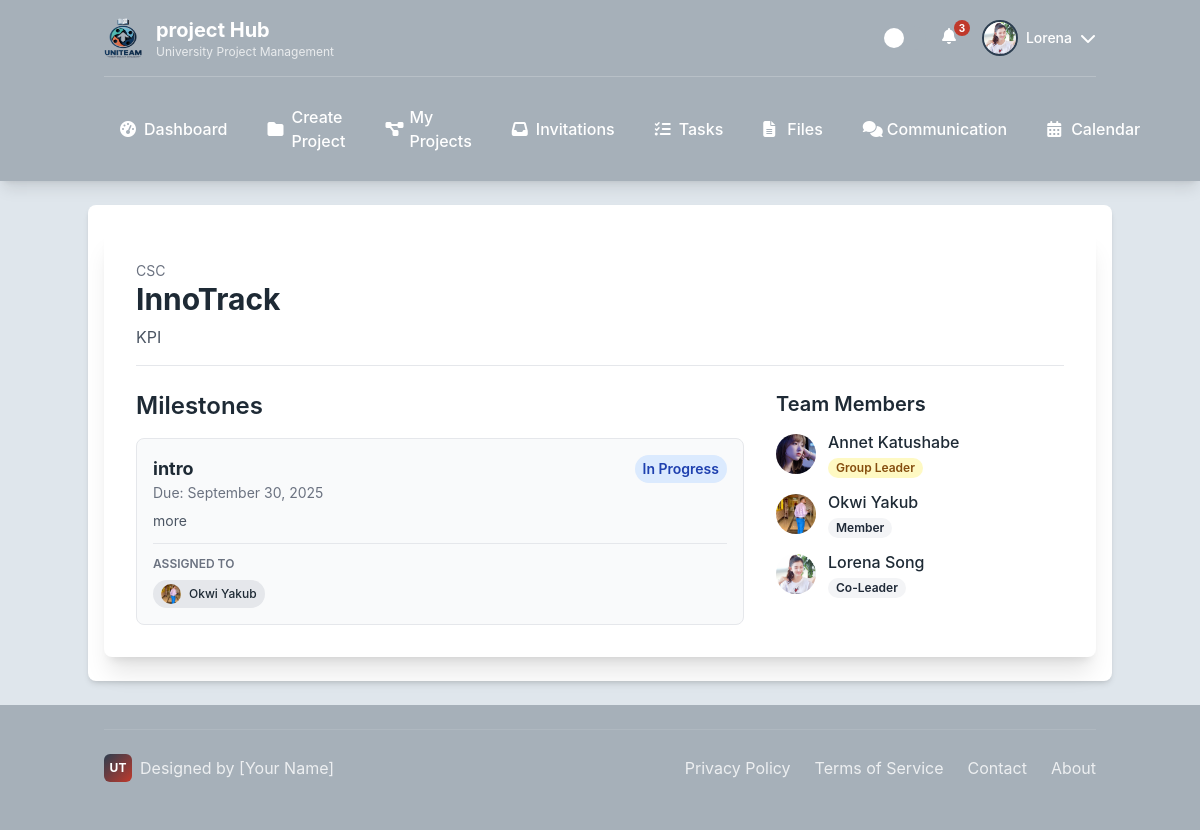
The page /projects/1/ (signed in) on the database as committed earlier.
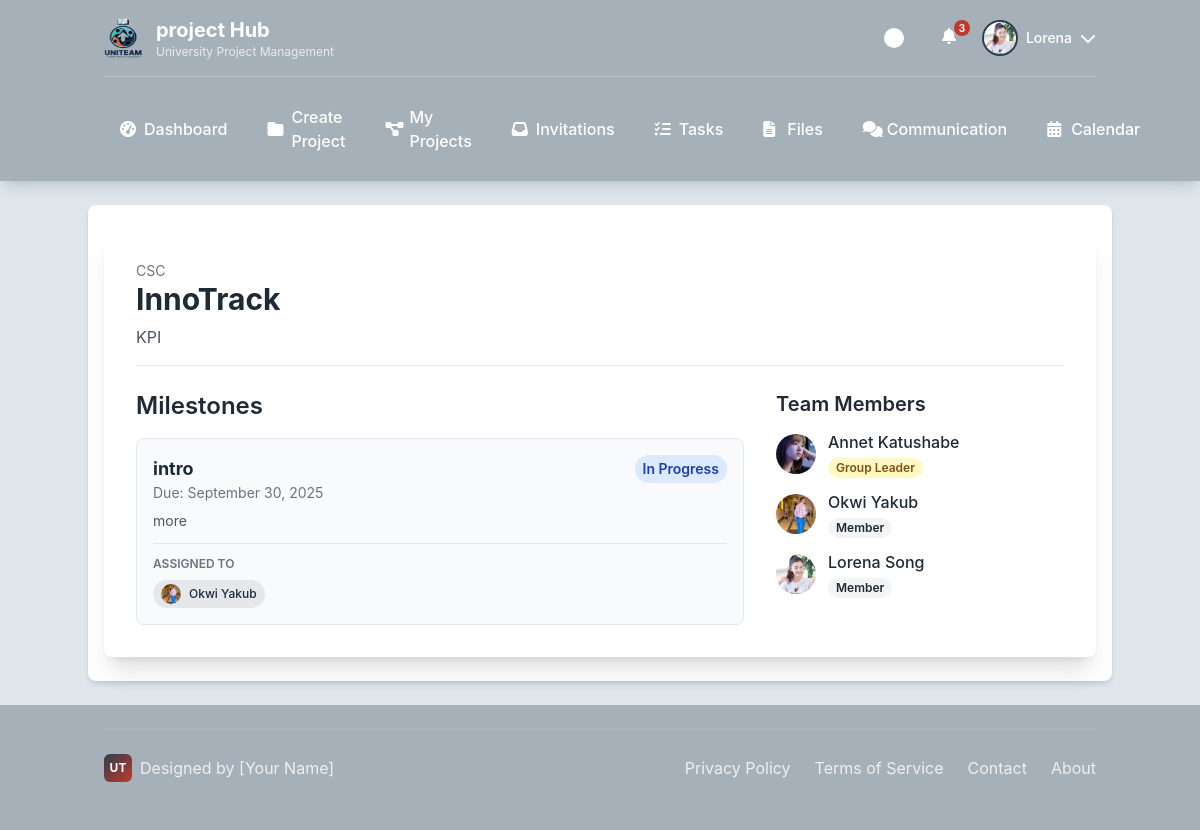
The same page on the database as committed later.
### projects/models.py (models this page shows, shortened)
class TeamMembership(models.Model):
    user = models.ForeignKey(settings.AUTH_USER_MODEL, on_delete=models.CASCADE)
    team = models.ForeignKey(Team, on_delete=models.CASCADE)
    role = models.CharField(max_length=50, choices=Team.Role.choices, default=Team.Role.MEMBER)
    joined_at = models.DateTimeField(auto_now_add=True)
    class Meta:
        unique_together = ('user', 'team')

### users/models.py (models this page shows)
class CustomUser(AbstractUser):
    class Role(models.TextChoices):
        ADMIN = "ADMIN", "Admin"
        LECTURER = "LECTURER", "Lecturer"
        STUDENT = "STUDENT", "Student"
    role = models.CharField(max_length=50, choices=Role.choices)
    avatar = models.ImageField(upload_to='avatars/', null=True, blank=True)
    is_approved = models.BooleanField(default=True)
    phone_number = models.CharField(max_length=20, blank=True)
    def get_full_name(self):
        return f"{self.first_name} {self.last_name}"

### projects/views.py (the view)
# urls.py: path('<int:project_id>/', views.project_dashboard_view, name='project_dashboard'),
@login_required
def project_dashboard_view(request, project_id):
    project = get_object_or_404(Project, pk=project_id)
    user_membership = project.team.teammembership_set.filter(user=request.user).first()
    is_supervisor = project.supervisor == request.user
    if not (user_membership or is_supervisor):
        messages.error(request, "You do not have permission to view this project.")
        return redirect('student_dashboard') # Or wherever your main dashboard is
    user_role_in_project = None
    template_name = '' # Initialize template name
    if is_supervisor:
        user_role_in_project = "SUPERVISOR"
        template_name = 'projects/project_dashboard_supervisor.html'
    elif user_membership:
        if user_membership.role == Team.Role.LEADER:
            user_role_in_project = Team.Role.LEADER
            template_name = 'projects/project_dashboard_leader.html'
        else:
            user_role_in_project = Team.Role.MEMBER
            template_name = 'projects/project_dashboard_student.html'
    if not template_name:
        messages.error(request, "Could not determine your role for this project.")
        return redirect('student_dashboard')
    context = {
        'project': project,
        'team_memberships': project.team.teammembership_set.all(),
        'user_role_in_project': user_role_in_project,
        'is_leader': user_role_in_project == Team.Role.LEADER,
    }
    return render(request, template_name, context)

### templates/projects/project_dashboard_student.html (shortened to what the changed rows need)
{% extends "base/base_student.html" %}
{% load static %}
{% block content %}
<div class="surface shadow-xl rounded-lg p-6 md:p-8">
    <div class="mb-6 border-b pb-4">
        <h1 class="text-3xl font-bold">{{ project.title }}</h1>
    </div>
    <div class="grid grid-cols-1 lg:grid-cols-3 gap-8">
        <div class="lg:col-span-2 space-y-8">
            <div>
                <h2 class="text-2xl font-semibold mb-4">Milestones</h2>
            </div>
        </div>
        <div class="lg:col-span-1 space-y-6">
            <div>
                <h2 class="text-xl font-semibold mb-3">Team Members</h2>
                <ul class="space-y-3">
                    {% for membership in team_memberships %}
                    <li class="flex items-center">
                        {% if membership.user.avatar %}<img src="{{ membership.user.avatar.url }}" class="w-10 h-10 rounded-full object-cover mr-3">{% else %}<div class="w-10 h-10 rounded-full bg-gray-300 flex items-center justify-center font-bold text-gray-600 mr-3">{{ membership.user.first_name.0|upper }}</div>{% endif %}
                        <div>
                            <p class="font-medium">{{ membership.user.get_full_name }}</p>
                            <p class="text-xs font-semibold rounded-full px-2 py-0.5 inline-block {% if membership.role == 'LEADER' %} bg-yellow-100 text-yellow-800 {% else %} bg-gray-100 text-gray-800 {% endif %}">{{ membership.get_role_display }}</p>
                        </div>
                    </li>
                    {% endfor %}
                </ul>
            </div>
        </div>
    </div>
</div>
{% endblock %}

Rows that differ between the two databases and show on the page:
changed TeamMembership "Lorena Song": role "Co-Leader" → "Member"
